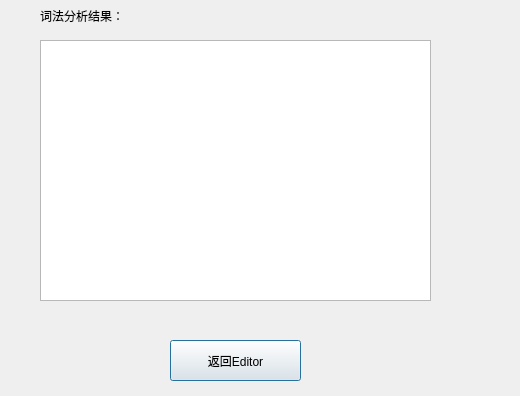
<?xml version="1.0" encoding="UTF-8"?>
<ui version="4.0">
 <class>cifa</class>
 <widget class="QDialog" name="cifa">
  <property name="geometry">
   <rect>
    <x>0</x>
    <y>0</y>
    <width>520</width>
    <height>396</height>
   </rect>
  </property>
  <property name="windowTitle">
   <string>Dialog</string>
  </property>
  <widget class="QPushButton" name="pushButton">
   <property name="geometry">
    <rect>
     <x>170</x>
     <y>340</y>
     <width>131</width>
     <height>41</height>
    </rect>
   </property>
   <property name="text">
    <string>返回Editor</string>
   </property>
  </widget>
  <widget class="QTextBrowser" name="cifareault">
   <property name="geometry">
    <rect>
     <x>40</x>
     <y>40</y>
     <width>391</width>
     <height>261</height>
    </rect>
   </property>
  </widget>
  <widget class="QLabel" name="label">
   <property name="geometry">
    <rect>
     <x>40</x>
     <y>0</y>
     <width>121</width>
     <height>31</height>
    </rect>
   </property>
   <property name="minimumSize">
    <size>
     <width>111</width>
     <height>31</height>
    </size>
   </property>
   <property name="text">
    <string>词法分析结果：</string>
   </property>
  </widget>
 </widget>
 <resources/>
 <connections/>
</ui>
